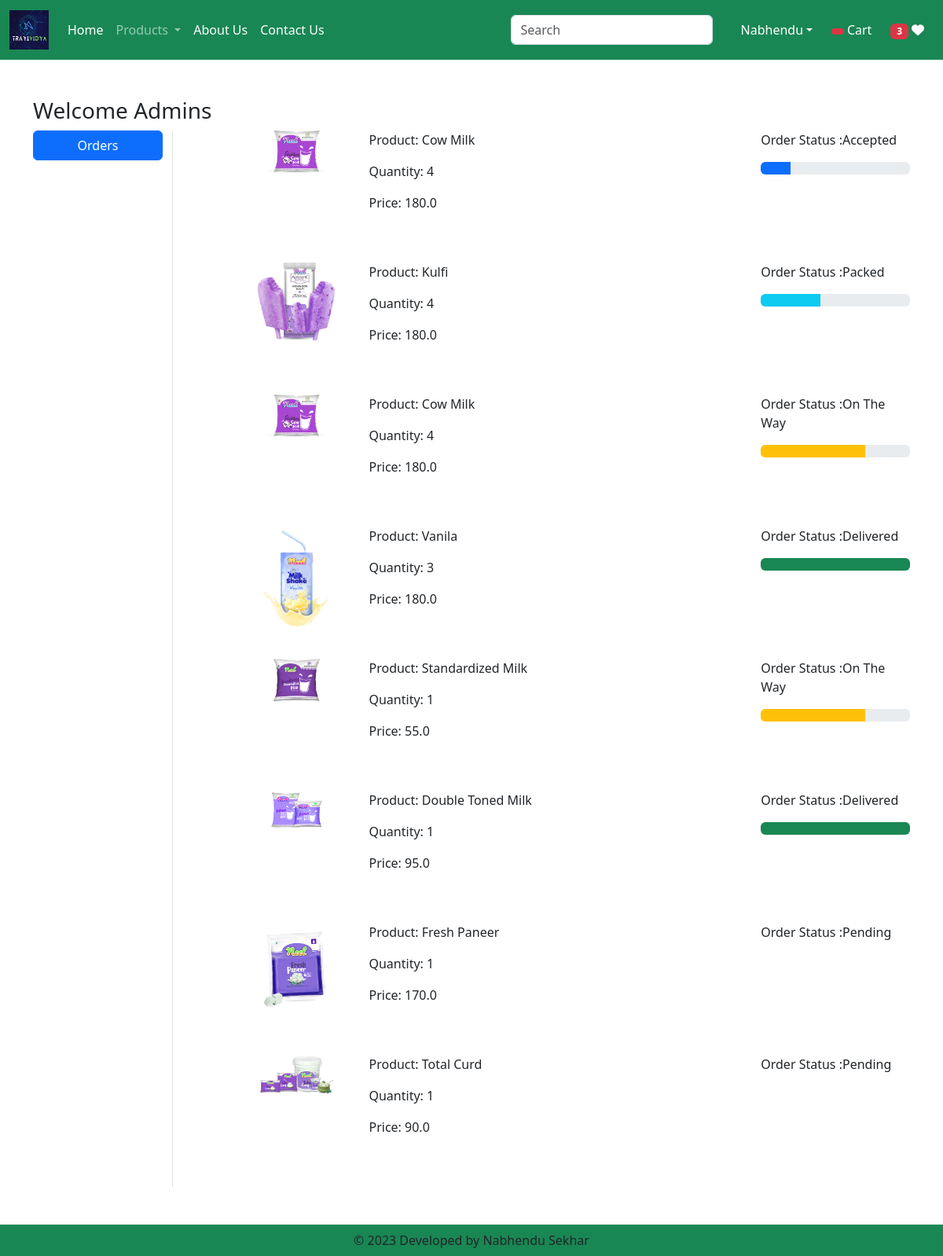
/orders/ (signed in), run on the app's committed database.
### app/models.py (models this page shows, shortened)
class OrderPlaced(models.Model):
    user = models.ForeignKey(User,on_delete=models.CASCADE)
    customer=models.ForeignKey(Customer,on_delete=models.CASCADE)
    products=models.ForeignKey(product,on_delete=models.CASCADE)
    quantity=models.PositiveIntegerField(default=1)
    ordered_date=models.DateTimeField(auto_now_add=True)
    status=models.CharField(max_length=50,choices=STATUS_CHOICES,default='Pending')
    payment=models.ForeignKey(Payment,on_delete=models.CASCADE,default='')
    @property
    def total_cost(self):
        return self.quantity * self.products.discounted_price

class product(models.Model):
    title=models.CharField(max_length=100)
    selling_price=models.FloatField()
    discounted_price=models.FloatField()
    description=models.TextField()
    composition=models.TextField(default='')
    prodapp=models.TextField(default='')
    category=models.CharField(choices=CATEGORY_CHOICES,max_length=2)
    product_image = models.ImageField(upload_to='product')

### app/views.py (the view)
# urls.py: path('orders/',views.orders, name='orders'),
def orders(request):
    totalitem=0
    wishitem=0
    if request.user.is_authenticated:
        totalitem=len(Cart.objects.filter(user=request.user))
        wishitem=len(Wishlist.objects.filter(user=request.user))
    order_placed=OrderPlaced.objects.filter(user=request.user)
    return render (request,'app/orders.html',locals())

### app/templates/app/orders.html (shortened to what this page needs)
{% extends 'app/base.html' %}
{% load static %}
{% block main-content %}
<div class="container my-5">
    <div class="row">
        <h3>Welcome <span class="text-capitalize">{{request.user}} </span></h3>
        <div class="col-sm-2 border-end">
            <ul class="list-unstyled">
                <li class="d-grid"><a href="{% url 'orders' %}" class="btn btn-primary">Orders</a></li>
            </ul>
        </div>
        <div class="col-sm-9 offset-sm-1">
            {% for op in  order_placed %}
            <div class="row">
                <div class="col-sm-2">
                    <img src="{{op.products.product_image.url}}" class="img-fluid" height="100" width="100" alt="">
                </div>
                <div class="col-sm-7">
                    <p>Product: {{op.products.title}} </p>
                    <p>Quantity: {{op.quantity}} </p>
                    <p>Price: {{op.total_cost}} </p>
                    <br>
                    <br>
                </div>
                <div class="col-sm-3">
                    <p>Order Status :{{op.status}} </p>
                    {% if op.status == 'Accepted' %}
                    <div class="progress">
                        <div class="progress-bar" role="progressbar" style="width :20%" aria-valuenow="20" aria-valuemin="0" aria-valuemax="100" ></div>
                    </div>
                    {% endif %}
                    {% if op.status == 'Packed' %}
                    <div class="progress">
                        <div class="progress-bar bg-info" role="progressbar" style="width :40%" aria-valuenow="40" aria-valuemin="0" aria-valuemax="100" ></div>
                    </div>
                    {% endif %}
                    {% if op.status == 'On The Way' %}
                    <div class="progress">
                        <div class="progress-bar bg-warning" role="progressbar" style="width :70%" aria-valuenow="70" aria-valuemin="0" aria-valuemax="100" ></div>
                    </div>
                    {% endif %}
                    {% if op.status == 'Delivered' %}
                    <div class="progress">
                        <div class="progress-bar bg-success" role="progressbar" style="width :100%" aria-valuenow="100" aria-valuemin="0" aria-valuemax="100" ></div>
                    </div>
                    {% endif %}
                </div>
            </div>
            {% endfor %}
        </div>
    </div>
</div>
{% endblock main-content %}

### app/templates/app/base.html (shortened to what this page needs)
<!DOCTYPE html>
{% load static %}
<html lang="en">
<head>
    <link href="https://cdn.jsdelivr.net/npm/bootstrap@5.3.2/dist/css/bootstrap.min.css" rel="stylesheet">
    <link rel="stylesheet" href="{% static 'app/css/owl.carousel.min.css' %}">
    <link rel="stylesheet" href="{% static 'app/css/all.min.css' %}">
    <link rel="stylesheet" href="{% static 'app/css/style.css' %}">
</head>
<body>
    <nav class="navbar navbar-expand-lg navbar-dark bg-success">
        <div class="container-fluid">
          <a class="navbar-brand" href="#">
            <img src="{% static 'app/images/Trayividya.png' %}" width="50" height="50" alt="logo">
          </a>
          <div class="collapse navbar-collapse" id="navbarSupportedContent">
            <ul class="navbar-nav me-auto mb-2 mb-lg-0">
              {% if request.user.is_authenticated %}
              <li class="nav-item">
                <a class="nav-link active" aria-current="page" href="/">Home</a>
              </li>
              <li class="nav-item dropdown">
                <a class="nav-link dropdown-toggle" href="#" role="button" data-bs-toggle="dropdown" aria-expanded="false">
                  Products
                </a>
              </li>
              <li class="nav-item">
                <a class="nav-link text-white" href="{% url 'about' %}">About Us</a>
              </li>
              <li class="nav-item">
                <a class="nav-link text-white" href="{% url 'contact' %}">Contact Us</a>
              </li>
            </ul>
            <form class="d-flex" role="search" action="/search">
              <input class="form-control me-4" type="search" placeholder="Search" name="search" aria-label="Search">
            </form>
          </div>
          <ul class="navbar-nav me-auto mb-2 mb-lg-0">
            <li class="nav-item dropdown mx-1">
                <a class="nav-link dropdown-toggle text-white" href="#" id="profileDropdown" role="button" data-bs-toggle="dropdown" aria-expanded="false">Nabhendu</a>
            </li>
            <li class="nav-item mx-1">
                <a href="{% url 'showcart'  %}" class="nav-link text-white" ><span class="badge bg-danger">{% if totalitem > 0 %} {{totalitem}} {% endif %} </span> Cart</a>
            </li>
            <li class="nav-item mx-1">
                <a href="{% url 'showwishlist' %}" class="nav-link text-white"><span class="badge bg-danger">{% if wishitem > 0 %} {{wishitem}} {% endif %}</span>  <i class=" fa fa-heart"></i></a>
            </li>
            {% endif %}
          </ul>
        </div>
      </nav>
      {% block main-content %} {% endblock main-content %}
      <footer class="container-fluid  bg-success text-center p-2 mt-5">
        &copy; 2023 Developed by Nabhendu Sekhar
      </footer>
</body>
</html>

### data on the page
OrderPlaced: products.product_image (picture), products "Cow Milk", quantity "4", total_cost "180.0", status "Accepted"
OrderPlaced: products.product_image (picture), products "Kulfi", quantity "4", total_cost "180.0", status "Packed"
OrderPlaced: products.product_image (picture), products "Cow Milk", quantity "4", total_cost "180.0", status "On The Way"
OrderPlaced: products.product_image (picture), products "Vanila", quantity "3", total_cost "180.0", status "Delivered"
OrderPlaced: products.product_image (picture), products "Standardized Milk", quantity "1", total_cost "55.0", status "On The Way"
OrderPlaced: products.product_image (picture), products "Double Toned Milk", quantity "1", total_cost "95.0", status "Delivered"
OrderPlaced: products.product_image (picture), products "Fresh Paneer", quantity "1", total_cost "170.0", status "Pending"
OrderPlaced: products.product_image (picture), products "Total Curd", quantity "1", total_cost "90.0", status "Pending"

### other printed values
{{ wishitem }} "3"
{{ request.user }} "Admins"
